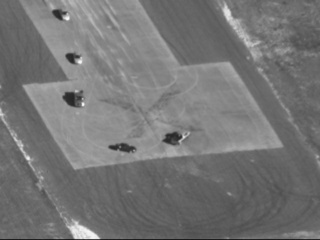
#> input picture HW4/data/0.jpg, 320 x 240 px; its folder holds 4 pictures in this run
$ python run_motion.py   (older library calls are emulated)
#> lines starting #> are read from the running program, lines starting #| are printed output that depends on the picture; after the words box and inside, x2 and y2 are one past the last pixel; in counts of white or black regions, pixels touching at a corner belong together; pictures that were not available may be replaced by others from this repository, and a replacement may not be noted
import os
import numpy as np
import cv2
from scipy.interpolate import RectBivariateSpline
from skimage.filters import apply_hysteresis_threshold

def lucas_kanade_affine(img1, img2, p, Gx, Gy):
    ### START CODE HERE ###
    # [Caution] From now on, you can only use numpy and
    # RectBivariateSpline. Never use OpenCV.
    # dp = 0 # you should delete this

    dp = 0

    img1_h, img1_w = img1.shape
    img2_h, img2_w = img2.shape

    # T(x)
    T_x = img1

    # I(W(x; p))
    # warp image
    img1_x1 = np.array([0, 0, 1])
    img1_x2 = np.array([img1_w, img1_h, 1])
    W = np.array([[1+p[0], 0+p[1], 0+p[2]], [0+p[3], 1+p[4], 0+p[5]]])
    warped_x1 = W @ img1_x1.T
    warped_x2 = W @ img1_x2.T
    # create meshgrid of warped image
    warped_x_ls = np.linspace(warped_x1[0], warped_x2[0], img1_w)
    warped_y_ls = np.linspace(warped_x1[1], warped_x2[1], img1_h)
    warped_x_mg, warped_y_mg = np.meshgrid(warped_x_ls, warped_y_ls)
    # RectBivariateSpline_interpolation of img2
    img2_x_ls = np.linspace(0, img2_w-1, img2_w)
    img2_y_ls = np.linspace(0, img2_h-1, img2_h)
    img2_x_mg, img2_y_mg = np.meshgrid(img2_x_ls, img2_y_ls)
    img2_rbsi = RectBivariateSpline(img2_y_ls, img2_x_ls, img2)
    # I(W(x; p))
    I_W_x = img2_rbsi.ev(warped_y_mg, warped_x_mg)

    # T(x) - I(W(x; p))
    T_I = (T_x - I_W_x).reshape(-1, 1)

    # scaling gradient
    Gx_max = Gx.max()
    Gy_max = Gy.max()
    G_max = max(Gx_max, Gy_max)

    # Gradient_I
    Gx_f = Gx.reshape(-1, 1)
    Gy_f = Gy.reshape(-1, 1)
    gradient_I = np.hstack((Gx_f, Gy_f))
    gradient_I /= G_max

    # GJ : Gradient_I * Jacobian matrix
    GJ = np.zeros((img1_w*img1_h, 6))
    for y in range(img1_h):
        for x in range(img1_w):
            jacobian = np.array([[x, 0, y, 0, 1, 0], [0, x, 0, y, 0, 1]])
            temp = gradient_I[img1_w*y+x] @ jacobian
            GJ[img1_w*y+x] = temp
        # print(img1_w*y)

    GJ = GJ * G_max

    # H
    H = GJ.T @ GJ

    # dp
    dp = np.linalg.inv(H) @ GJ.T @ (T_I)
    dp = dp.flatten()

    ### END CODE HERE ###
    return dp

def subtract_dominant_motion(img1, img2):
    Gx = cv2.Sobel(I, cv2.CV_64F, 1, 0, ksize = 5)
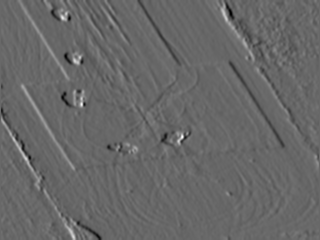
#> Gx: shape (240, 320) float64; min -4295, max 6230, mean -1.1; drawn with min black and max white
    Gy = cv2.Sobel(I, cv2.CV_64F, 0, 1, ksize = 5)
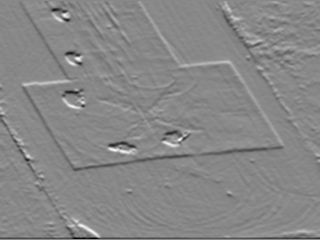
#> Gy: shape (240, 320) float64; min -5571, max 4867, mean -18.7; drawn with min black and max white

    ### START CODE HERE ###
    # [Caution] From now on, you can only use numpy and
    # RectBivariateSpline. Never use OpenCV.
    # moving_image = np.abs(img2 - img1) # you should delete this

    epsilon = 0.0171

    # initialize p
    dp = np.array([1, 0, 0, 0, 1, 0])
    p = np.zeros(6)

    while np.linalg.norm(dp) > epsilon:
        dp = lucas_kanade_affine(img1, img2, p, Gx, Gy)
        p += dp
#> this loop made 1 pass
#> (Gx_max in lucas_kanade_affine, Gy_max in lucas_kanade_affine, G_max in lucas_kanade_affine, p) on pass 1: (6230, 4867, 6230, [-2.82e-05, 1.7e-07, -2.01e-05, -8.85e-05, 0.00124, 0.00379])

    # M
    M = np.array([[1+p[0], 0+p[1], 0+p[2]], [0+p[3], 1+p[4], 0+p[5]]])
#> M = [[1, 1.7e-07, -2.01e-05], [-8.85e-05, 1, 0.00379]]

    img1_h, img1_w = img1.shape
#> img1_h = 240; img1_w = 320
    img2_h, img2_w = img2.shape
#> img2_h = 240; img2_w = 320

    # T(x)
    T_x = img1

    # I(W(x; p))
    # warp image
    img1_x1 = np.array([0, 0, 1])
    img1_x2 = np.array([img1_w, img1_h, 1])
#> img1_x2 = [320, 240, 1]
    warped_x1 = M @ img1_x1.T
#> warped_x1 = [-2.01e-05, 0.00379]
    warped_x2 = M @ img1_x2.T
#> warped_x2 = [320, 240.3]
    # create meshgrid of warped image
    warped_x_ls = np.linspace(warped_x1[0], warped_x2[0], img1_w)
#> warped_x_ls = 320 values from -2.01e-05 to 320
    warped_y_ls = np.linspace(warped_x1[1], warped_x2[1], img1_h)
#> warped_y_ls = 240 values from 0.00379 to 240.3
    warped_x_mg, warped_y_mg = np.meshgrid(warped_x_ls, warped_y_ls)
    # RectBivariateSpline_interpolation of img2
    img2_x_ls = np.linspace(0, img2_w-1, img2_w)
#> img2_x_ls = 320 values from 0 to 319
    img2_y_ls = np.linspace(0, img2_h-1, img2_h)
    img2_x_mg, img2_y_mg = np.meshgrid(img2_x_ls, img2_y_ls)
    img2_rbsi = RectBivariateSpline(img2_y_ls, img2_x_ls, img2)
    # I(W(x; p))
    I_W_x = img2_rbsi.ev(warped_y_mg, warped_x_mg)
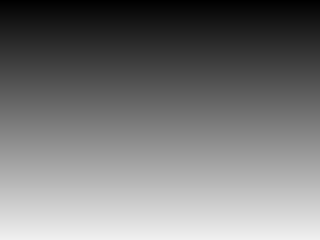
#> warped_y_mg: shape (240, 320) float64; min 0.00379, max 240.3, mean 120.1
    # T(x) - I(W(x; p))
    T_I = T_x - I_W_x
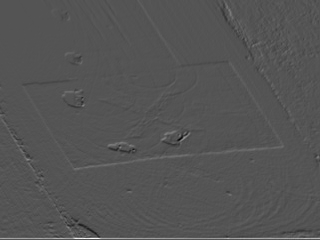
#> T_I: shape (240, 320) float64; min -84.2, max 169.8, mean 0.4; drawn with min black and max white

    moving_image = np.abs(T_I)
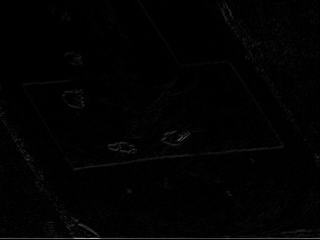
#> moving_image: shape (240, 320) float64; min 0, max 169.8, mean 2.7

    th_hi = 0.2 * 256 # you can modify this
    th_lo = 0.15 * 256 # you can modify this

    ### END CODE HERE ###

    hyst = apply_hysteresis_threshold(moving_image, th_lo, th_hi)
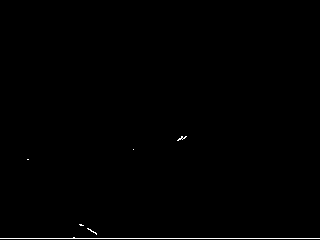
#> hyst: shape (240, 320) bool; 0.48% white in thin lines or dots, all inside (x1, y1, x2, y2) = (0, 136, 320, 239)
    return hyst

data_dir = 'data'
video_path = 'motion.mp4'
fourcc = cv2.VideoWriter_fourcc(*'mp4v')
out = cv2.VideoWriter(video_path, fourcc, 150/20, (320, 240))
tmp_path = os.path.join(data_dir, "{}.jpg".format(0))
T = cv2.cvtColor(cv2.imread(tmp_path), cv2.COLOR_BGR2GRAY)
for i in range(1, 150):
    img_path = os.path.join(data_dir, "{}.jpg".format(i))
    I = cv2.cvtColor(cv2.imread(img_path), cv2.COLOR_BGR2GRAY)
    clone = I.copy()
    moving_img = subtract_dominant_motion(T, I)
    clone = cv2.cvtColor(clone, cv2.COLOR_GRAY2BGR)
#> clone is the input picture: shape (240, 320, 3); min 25, max 248, mean 117.3
    clone[moving_img, 2] = 255
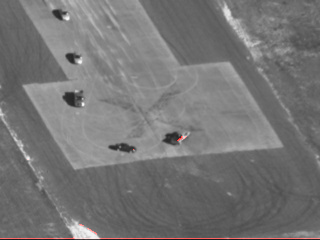
#> clone: shape (240, 320, 3); 0.48% of pixels changed, all inside (x1, y1, x2, y2) = (0, 136, 320, 239)
    out.write(clone)
    T = I
#> pass 2 of the loop `for i in range(1, 150):`:
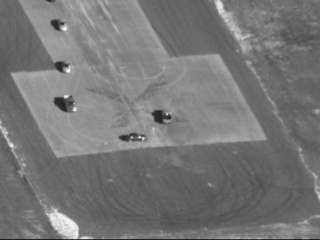
#> input picture HW4/data/10.jpg, 320 x 240 px, given in place of 2.jpg, which was not available
#> the loop in subtract_dominant_motion (call 2), `while np.linalg.norm(dp) > epsilon:` made 1 pass
#> (Gx_max in lucas_kanade_affine, Gy_max in lucas_kanade_affine, G_max in lucas_kanade_affine) on pass 1: (5132, 5154, 5154)
#> M = [[1, -1.31e-05, -1.96e-05], [-9.13e-05, 0.996, 0.00589]]
#> warped_x1 = [-1.96e-05, 0.00589]
#> in subtract_dominant_motion (call 2), `warped_x2 = M @ img1_x2.T`: warped_x2 = [320, 239]
#> in subtract_dominant_motion (call 2), `hyst = apply_hysteresis_threshold(moving_image, th_lo, th_hi)`:
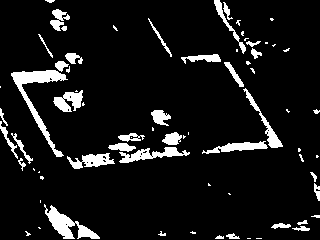
#> hyst: shape (240, 320) bool; 8.9% white; 72 white regions (35 under 20 px), largest, box (x1, y1, x2, y2) and area: (11, 70, 68, 157) 995, (44, 204, 100, 239) 704, (119, 147, 190, 163) 487
#> clone is the input picture: shape (240, 320, 3); min 24, max 247, mean 118.7
#> `clone[moving_img, 2] = 255`:
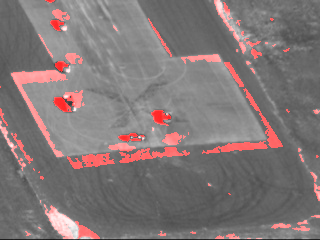
#> clone: shape (240, 320, 3); 8.88% of pixels changed, all inside (x1, y1, x2, y2) = (0, 0, 320, 239)
#> (the run stopped early here; a loop or call above may not have finished)
